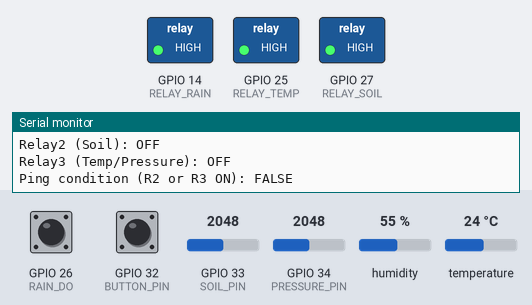
The sketch below on a simulated ESP32. Shown: switched loads named in the sketch (green lamp = pin HIGH), the last lines printed to the serial monitor. The test bench sets the inputs (shaded band); at power-on: GPIO 33 (SOIL_PIN) = 2048, GPIO 26 (RAIN_DO) HIGH, GPIO 32 (BUTTON_PIN) HIGH, GPIO 34 (PRESSURE_PIN) = 2048, humidity 55 %, temperature 24 °C. WiFi joins after 1.5 s; servers stay silent unless stated; uploads are accepted with an empty reply.

Above: at 2.7 s.
2.8 s: GPIO 33 (SOIL_PIN) set to 1963
At 4.3 s:
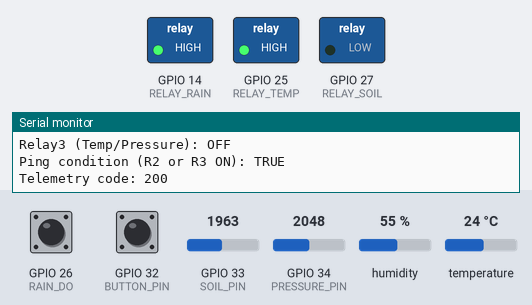
5.5 s: GPIO 26 (RAIN_DO) pulled LOW for 1 s
At 7.4 s:
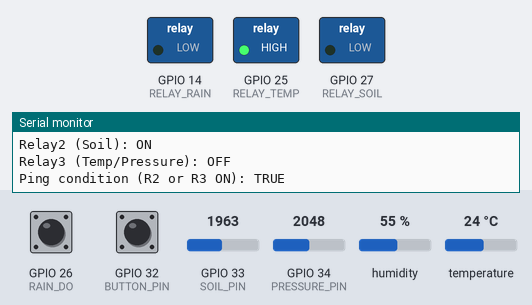
9.5 s: GPIO 32 (BUTTON_PIN) pulled LOW for 1 s
At 11.2 s:
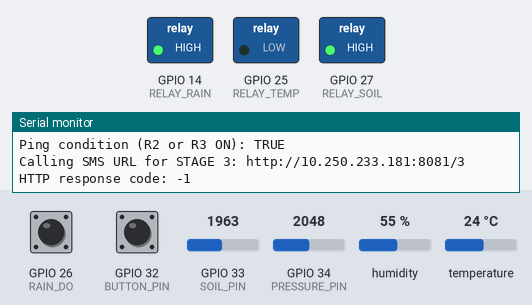
13.7 s: GPIO 32 (BUTTON_PIN) pulled LOW for 3.2 s
At 18.7 s:
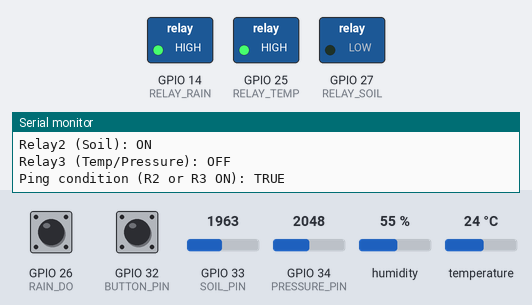
19.7 s: GPIO 26 (RAIN_DO) pulled LOW for 3.2 s
At 21.7 s:
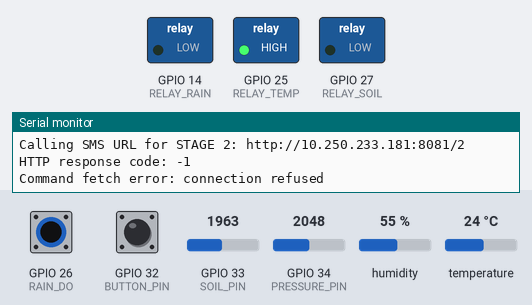
25.7 s: GPIO 33 (SOIL_PIN) set to 2040
At 27.3 s:
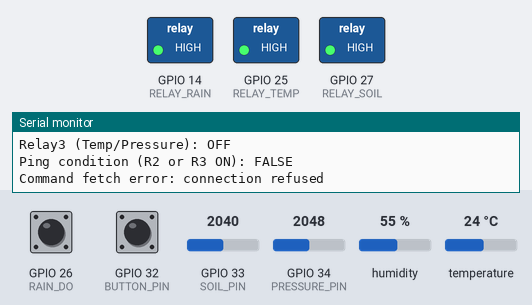
Timing chart, 0 to 28.8 s (numbered marks = the images above; inputs shaded):
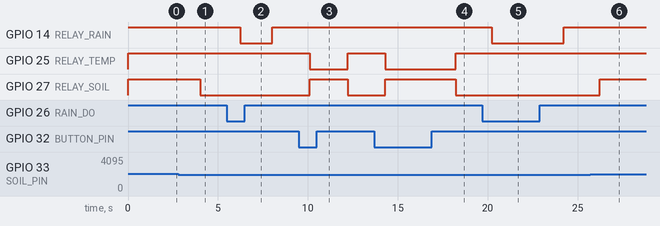

Measured:
- the behaviour switches between 2000 and 1999 on GPIO 33 (SOIL_PIN) (found by bisection; images 0 and 1)
- after the input at 2.8 s, GPIO 27 (RELAY_SOIL): HIGH → LOW after 1.2 s
- after the input at 5.5 s, GPIO 14 (RELAY_RAIN): HIGH → LOW after 0.73 s, → HIGH 1.8 s later
- after the input at 9.5 s, GPIO 25 (RELAY_TEMP): HIGH → LOW after 0.61 s, → HIGH 2.1 s later; GPIO 27 (RELAY_SOIL): LOW → HIGH after 0.61 s, → LOW 2.1 s later
- after the input at 13.7 s, GPIO 25 (RELAY_TEMP): HIGH → LOW after 0.60 s, → HIGH 3.9 s later; GPIO 27 (RELAY_SOIL): LOW → HIGH after 0.60 s, → LOW 3.9 s later
- after the input at 19.7 s, GPIO 14 (RELAY_RAIN): HIGH → LOW after 0.53 s, → HIGH 4.0 s later
- after the input at 25.7 s, GPIO 27 (RELAY_SOIL): LOW → HIGH after 0.52 s

The sketch:

esp32.ino
```cpp
#include <WiFi.h>
#include <HTTPClient.h>
#include "DHT.h"

// ===== WIFI =====
const char* ssid = "bm";
const char* password = "12345678";

// ===== SERVER =====
const char* serverBaseUrl = "http://10.250.233.148:5000";
const char* stage2Url = "http://10.250.233.181:8081/2";
const char* stage3Url = "http://10.250.233.181:8081/3";
String telemetryUrl = String(serverBaseUrl) + "/data";
String commandUrl = String(serverBaseUrl) + "/api/device/commands";

// ===== PINS =====
#define DHTPIN 4
#define DHTTYPE DHT22

#define RAIN_DO 26
#define SOIL_PIN 33
#define PRESSURE_PIN 34

#define RELAY_RAIN 14
#define RELAY_SOIL 27
#define RELAY_TEMP 25

#define BUTTON_PIN 32

DHT dht(DHTPIN, DHTTYPE);

// ===== SETTINGS =====
int soilThreshold = 2000;
float tempThreshold = 20.0;
float pressureThreshold = 1000.0;

// Pressure sensor conversion constants (tune for your module)
const float adcVref = 3.3;
const int adcMax = 4095;
const float pressureMinHpa = 900.0;
const float pressureMaxHpa = 1100.0;

// ===== TIMERS =====
unsigned long lastSampleMs = 0;
unsigned long lastPingMs = 0;
unsigned long lastTelemetryMs = 0;
unsigned long lastCommandMs = 0;

const unsigned long sampleIntervalMs = 2000;
const unsigned long pingIntervalMs = 10000;
const unsigned long telemetryIntervalMs = 3000;
const unsigned long commandIntervalMs = 3000;
const unsigned long buttonDebounceMs = 80;

// Desired states from local logic / dashboard.
int relayRainState = HIGH;
int relaySoilState = HIGH;
int relayTempState = HIGH;
int dashboardRelay1 = 0;

// Latest valid readings to handle transient sensor failures.
float lastValidTemp = 25.0;
float lastValidHumidity = 60.0;
float lastValidPressure = 1013.0;

bool isButtonPressedStable() {
  // INPUT_PULLUP: pressed = LOW
  if (digitalRead(BUTTON_PIN) != LOW) {
    return false;
  }
  delay(buttonDebounceMs);
  return digitalRead(BUTTON_PIN) == LOW;
}

void connectWiFi() {
  WiFi.mode(WIFI_STA);
  WiFi.begin(ssid, password);
  Serial.print("Connecting WiFi");
  while (WiFi.status() != WL_CONNECTED) {
    delay(500);
    Serial.print(".");
  }
  Serial.println("\nConnected!");
  Serial.print("IP: ");
  Serial.println(WiFi.localIP());
}

float readPressureHpa() {
  long total = 0;
  const int samples = 10;

  for (int i = 0; i < samples; i++) {
    total += analogRead(PRESSURE_PIN);
    delay(2);
  }

  float avgAdc = total / (float)samples;
  float voltage = (avgAdc / adcMax) * adcVref;
  float pressure = pressureMinHpa + (voltage / adcVref) * (pressureMaxHpa - pressureMinHpa);
  return pressure;
}

float rainDigitalToIntensity(int rainDo) {
  // For digital rain module output: LOW means rain detected.
  return (rainDo == LOW) ? 120.0 : 0.0;
}

void triggerSmsEndpoint(const char* url, const char* stageLabel) {
  if (WiFi.status() != WL_CONNECTED) {
    return;
  }

  HTTPClient http;
  http.setConnectTimeout(3000);
  http.setTimeout(5000);
  Serial.print("Calling SMS URL for ");
  Serial.print(stageLabel);
  Serial.print(": ");
  Serial.println(url);

  http.begin(url);
  int code = http.GET();
  Serial.print("HTTP response code: ");
  Serial.println(code);
  if (code == 200) {
    Serial.print("SMS SENT for ");
    Serial.println(stageLabel);
  }
  http.end();
}

void sendTelemetry(float rain, int soil, float humidity, float temp, float pressure) {
  if (WiFi.status() != WL_CONNECTED) {
    return;
  }

  HTTPClient http;
  http.setConnectTimeout(3000);
  http.setTimeout(5000);
  String payload = "{";
  payload += "\"rain\":" + String(rain, 2) + ",";
  payload += "\"soil\":" + String(soil) + ",";
  payload += "\"humidity\":" + String(humidity, 2) + ",";
  payload += "\"pressure\":" + String(pressure, 2) + ",";
  payload += "\"temperature\":" + String(temp, 2) + ",";
  payload += "\"relay1\":" + String(relayRainState == LOW ? 1 : 0) + ",";
  payload += "\"relay2\":" + String(relaySoilState == LOW ? 1 : 0) + ",";
  payload += "\"relay3\":" + String(relayTempState == LOW ? 1 : 0);
  payload += "}";

  http.begin(telemetryUrl.c_str());
  http.addHeader("Content-Type", "application/json");
  int code = http.POST(payload);

  Serial.print("Telemetry code: ");
  Serial.println(code);
  if (code > 0) {
    Serial.println(http.getString());
  } else {
    Serial.print("Telemetry error: ");
    Serial.println(http.errorToString(code));
  }
  http.end();
}

void applyRelayOutput() {
  // ACTIVE LOW relays: LOW means ON.
  digitalWrite(RELAY_RAIN, relayRainState);
  digitalWrite(RELAY_SOIL, relaySoilState);
  digitalWrite(RELAY_TEMP, relayTempState);
}

void parseAndApplyCommand(String line) {
  // Expected format: r1=0,r2=1,r3=0
  line.replace(" ", "");
  int idxR1 = line.indexOf("r1=");
  int idxR2 = line.indexOf("r2=");
  int idxR3 = line.indexOf("r3=");

  if (idxR1 >= 0 && idxR2 >= 0 && idxR3 >= 0) {
    int v1 = line.substring(idxR1 + 3, idxR1 + 4).toInt();
    int v2 = line.substring(idxR2 + 3, idxR2 + 4).toInt();
    int v3 = line.substring(idxR3 + 3, idxR3 + 4).toInt();

    dashboardRelay1 = (v1 == 1) ? 1 : 0;
    relayRainState = (v1 == 1) ? LOW : HIGH;
    relaySoilState = (v2 == 1) ? LOW : HIGH;
    relayTempState = (v3 == 1) ? LOW : HIGH;
  }
}

void fetchCommandsFromDashboard() {
  if (WiFi.status() != WL_CONNECTED) {
    return;
  }

  HTTPClient http;
  http.setConnectTimeout(3000);
  http.setTimeout(5000);
  http.begin(commandUrl.c_str());
  int code = http.GET();

  if (code > 0) {
    String body = http.getString();
    Serial.print("Command code: ");
    Serial.println(code);
    Serial.print("Command body: ");
    Serial.println(body);
    parseAndApplyCommand(body);
  } else {
    Serial.print("Command fetch error: ");
    Serial.println(http.errorToString(code));
  }

  http.end();
}

void setup() {
  Serial.begin(115200);

  dht.begin();

  // INPUTS
  pinMode(RAIN_DO, INPUT_PULLUP);
  pinMode(SOIL_PIN, INPUT);
  pinMode(PRESSURE_PIN, INPUT);
  pinMode(BUTTON_PIN, INPUT_PULLUP);

  // OUTPUTS
  pinMode(RELAY_RAIN, OUTPUT);
  pinMode(RELAY_SOIL, OUTPUT);
  pinMode(RELAY_TEMP, OUTPUT);

  // RELAY OFF (ACTIVE LOW)
  digitalWrite(RELAY_RAIN, HIGH);
  digitalWrite(RELAY_SOIL, HIGH);
  digitalWrite(RELAY_TEMP, HIGH);

  connectWiFi();

  Serial.println("=== SERVER CONFIG ===");
  Serial.print("Telemetry URL: ");
  Serial.println(telemetryUrl);
  Serial.print("Command URL: ");
  Serial.println(commandUrl);
  Serial.print("Stage2 SMS URL: ");
  Serial.println(stage2Url);
  Serial.print("Stage3 SMS URL: ");
  Serial.println(stage3Url);
}

void loop() {
  if (WiFi.status() != WL_CONNECTED) {
    connectWiFi();
  }

  unsigned long now = millis();

  if (now - lastCommandMs >= commandIntervalMs) {
    fetchCommandsFromDashboard();
    lastCommandMs = now;
  }

  if (now - lastSampleMs >= sampleIntervalMs) {
    // ===== READ =====
    int rainDo = digitalRead(RAIN_DO);
    float rain = rainDigitalToIntensity(rainDo);
    int soil = analogRead(SOIL_PIN);

    float humidity = dht.readHumidity();
    float temp = dht.readTemperature();
    float pressure = readPressureHpa();

    if (!isnan(humidity)) {
      lastValidHumidity = humidity;
    } else {
      humidity = lastValidHumidity;
      Serial.println("Warning: DHT humidity read failed (NaN), using last valid value");
    }

    if (!isnan(temp)) {
      lastValidTemp = temp;
    } else {
      temp = lastValidTemp;
      Serial.println("Warning: DHT temp read failed (NaN), using last valid value");
    }

    if (!isnan(pressure) && pressure > 800.0 && pressure < 1200.0) {
      lastValidPressure = pressure;
    } else {
      pressure = lastValidPressure;
      Serial.println("Warning: pressure read out of range, using last valid value");
    }

    // ===== RAIN RELAY =====
    // Relay 1 turns ON if rain sensor detects rain OR dashboard requests r1=1.
    bool rainDetected = (rainDo == LOW);
    relayRainState = (rainDetected || dashboardRelay1 == 1) ? LOW : HIGH;

    // ===== SOIL RELAY =====
    relaySoilState = (soil < soilThreshold) ? LOW : HIGH;

    // ===== TEMP/PRESSURE RELAY =====
    // Stricter condition: require BOTH low temp and low pressure.
    // This prevents relay 3 from staying ON in normal conditions.
    const float effectivePressureThreshold = 980.0;
    relayTempState = (temp < tempThreshold && pressure < effectivePressureThreshold) ? LOW : HIGH;

    // ===== BUTTON =====
    // Pressing button forces ONLY relay 3 ON and keeps relay 2 OFF.
    if (isButtonPressedStable()) {
      relayTempState = LOW;
      relaySoilState = HIGH;
      Serial.println("BUTTON OVERRIDE: Relay3 forced ON, Relay2 forced OFF");
    }

    applyRelayOutput();

    // ===== DEBUG =====
    Serial.println("---- DATA ----");
    Serial.print("Rain_DO: "); Serial.println(rainDo);
    Serial.print("Rain Intensity: "); Serial.println(rain);
    Serial.print("Soil: "); Serial.println(soil);
    Serial.print("Humidity: "); Serial.println(humidity);
    Serial.print("Temp: "); Serial.println(temp);
    Serial.print("Pressure: "); Serial.println(pressure);
    Serial.print("Relay1 (Rain): "); Serial.println(relayRainState == LOW ? "ON" : "OFF");
    Serial.print("Relay1 source (rain/dashboard): ");
    Serial.print(rainDetected ? "RAIN " : "NO_RAIN ");
    Serial.println(dashboardRelay1 == 1 ? "+ DASHBOARD_ON" : "+ DASHBOARD_OFF");
    Serial.print("Relay2 (Soil): "); Serial.println(relaySoilState == LOW ? "ON" : "OFF");
    Serial.print("Relay3 (Temp/Pressure): "); Serial.println(relayTempState == LOW ? "ON" : "OFF");
    Serial.print("Ping condition (R2 or R3 ON): ");
    Serial.println((relaySoilState == LOW || relayTempState == LOW) ? "TRUE" : "FALSE");

    if (now - lastTelemetryMs >= telemetryIntervalMs) {
      sendTelemetry(rain, soil, humidity, temp, pressure);
      lastTelemetryMs = now;
    }

    if (now - lastPingMs >= pingIntervalMs) {
      // Trigger SMS URL for each active stage relay (ACTIVE LOW).
      if (relaySoilState == LOW) {
        triggerSmsEndpoint(stage2Url, "STAGE 2");
      }
      if (relayTempState == LOW) {
        triggerSmsEndpoint(stage3Url, "STAGE 3");
      }
      if (relaySoilState != LOW && relayTempState != LOW) {
        Serial.println("SMS skipped: relay2 and relay3 are both OFF");
      }
      lastPingMs = now;
    }

    lastSampleMs = now;
  }
}
```
